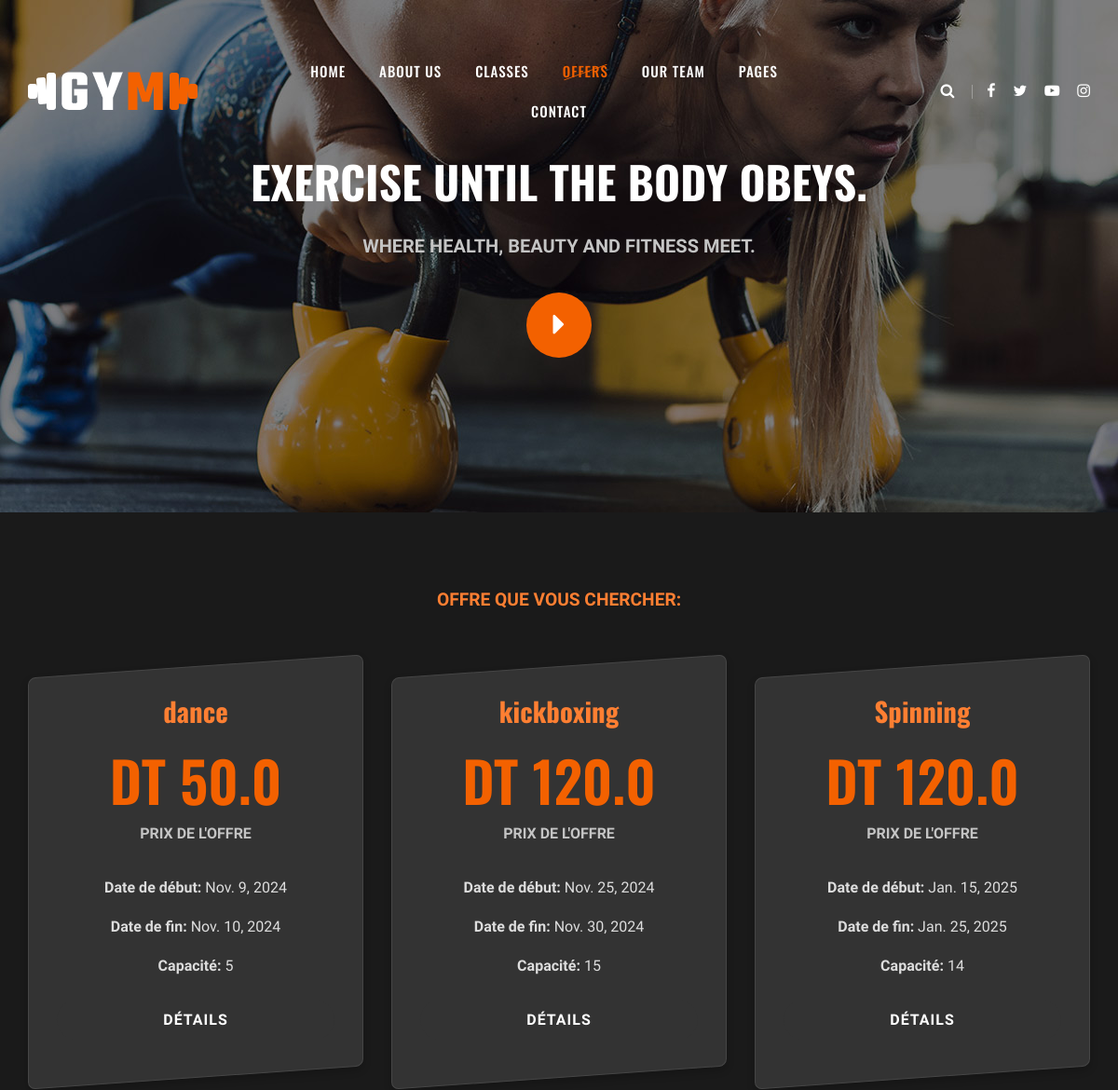
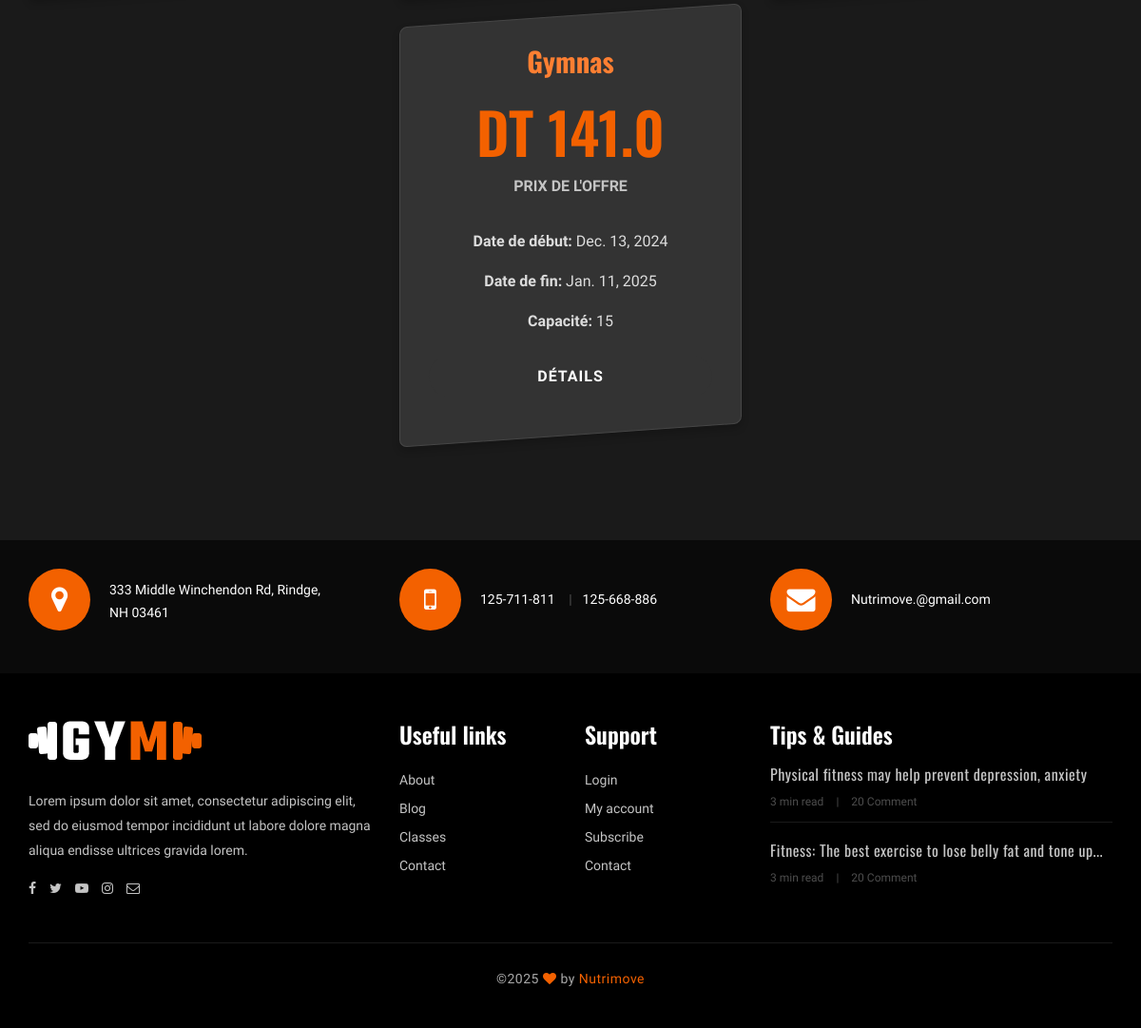
The app's page /offres/search/ with its own data (2 pictures, top to bottom).
### gestionOffres/models.py (models this page shows, shortened)
class offre(models.Model):
 titleOffre=models.CharField(max_length=255)
 program = models.FileField(
        upload_to='files/',
        validators=[FileExtensionValidator(allowed_extensions=['pdf', 'png', 'jpeg', 'jpg'])],
        error_messages={'invalid_extension': 'Le fichier doit être au format PDF, PNG, JPEG ou JPG.'}  # Correction ici
    )
 capacity=models.IntegerField(validators=[MaxValueValidator(limit_value=20,message="capacity must be under 20")])
 start_date=models.DateField()
 end_date=models.DateField()
 price=models.FloatField()
 coach_id=models.IntegerField()
 nutrisionist_id=models.IntegerField()
 category = models.CharField(max_length=50, choices=[('kids', 'Kids'), ('teens', 'Teens'), ('other', 'Other')])  # Assurez-vous que ce champ existe
 class meta:
    verbose_name_plural="offres"

### gestionOffres/views.py (the view)
# urls.py: path('search/', search_offres, name='search_offres'),
def search_offres(request):
    query = request.GET.get('q')  # Récupère la valeur du champ "q" dans l'URL
    if query:
        offres = offre.objects.filter(titleOffre__icontains=query)  # Recherche insensible à la casse
    else:
        offres = offre.objects.all()  # Si aucun mot-clé n'est saisi, affiche toutes les offres
    return render(request, 'search_offres.html', {'offres': offres, 'query': query})

### gestionOffres/Templates/search_offres.html (shortened to what this page needs)
{% load static %}
<!DOCTYPE html>
<html lang="en">
    <html lang="zxx">
    <head>
        {% load static %}
        <link rel="stylesheet" href="{% static 'css/bootstrap.min.css' %}">
        <link rel="stylesheet" href="{% static 'css/font-awesome.min.css' %}">
        <link rel="stylesheet" href="{% static 'css/flaticon.css' %}" type="text/css">
        <link rel="stylesheet" href="{% static 'css/owl.carousel.min.css' %}" type="text/css">
        <link rel="stylesheet" href="{% static 'css/barfiller.css' %}" type="text/css">
        <link rel="stylesheet" href="{% static 'css/magnific-popup.css' %}" type="text/css">
        <link rel="stylesheet" href="{% static 'css/slicknav.min.css' %}" type="text/css">
        <link rel="stylesheet" href="{% static 'css/style.css' %}" type="text/css">
</head>
<body>
    <header class="header-section">
        <div class="container-fluid">
            <div class="row">
                <div class="col-lg-3">
                    <div class="logo">
                        <a href="./index.html">
                            <img src="{% static 'img/logo.png' %}" alt="">
                        </a>
                    </div>
                </div>
                <div class="col-lg-6">
                    <nav class="nav-menu">
                        <ul>
                            <li><a href="./index.html">Home</a></li>
                            <li><a href="./about-us.html">About Us</a></li>
                            <li><a href="./classes.html">Classes</a></li>
                            <li class="active"><a href="./services.html">offers</a></li>
                            <li><a href="./team.html">Our Team</a></li>
                            <li><a href="#">Pages</a>
                            </li>
                            <li><a href="./contact.html">Contact</a></li>
                        </ul>
                    </nav>
                </div>
                <div class="col-lg-3">
                    <div class="top-option">
                        <div class="to-search search-switch">
                            <i class="fa fa-search"></i>
                        </div>
                        <div class="to-social">
                            <a href="#"><i class="fa fa-facebook"></i></a>
                            <a href="#"><i class="fa fa-twitter"></i></a>
                            <a href="#"><i class="fa fa-youtube-play"></i></a>
                            <a href="#"><i class="fa fa-instagram"></i></a>
                        </div>
                    </div>
                </div>
            </div>
        </div>
    </header>
<section class="banner-section set-bg" data-setbg="{% static 'img/banner-bg.jpg' %}">
    <div class="container">
        <div class="row">
            <div class="col-lg-12 text-center">
                <div class="bs-text service-banner">
                    <h2>Exercise until the body obeys.</h2>
                    <div class="bt-tips">Where health, beauty and fitness meet.</div>
                    <a href="https://www.youtube.com/watch?v=EzKkl64rRbM" class="play-btn video-popup">
                        <i class="fa fa-caret-right"></i>
                    </a>
                </div>
            </div>
        </div>
    </div>
</section>
<section class="pricing-section service-pricing spad">
    <div class="container">
        <div class="row">
            <div class="col-lg-12">
                <div class="section-title">
                    <span>Offre que vous chercher:</span>
                </div>
            </div>
        </div>
        <div class="row justify-content-center">
            {% if offres %}
                {% for c in offres %}
                <div class="col-lg-4 col-md-6">
                    <div class="ps-item">
                        <h3>{{ c.titleOffre }}</h3>
                        <div class="pi-price">
                            <h2>DT {{ c.price }}</h2>
                            <span>Prix de l'offre</span>
                        </div>
                        <ul>
                            <li><strong>Date de début:</strong> {{ c.start_date }}</li>
                            <li><strong>Date de fin:</strong> {{ c.end_date }}</li>
                            <li><strong>Capacité:</strong> {{ c.capacity }}</li>
                        </ul>
                        <a href="{% url 'detailoffre' c.id %}" class="primary-btn pricing-btn">Détails</a>
                    </div>
                </div>
                {% endfor %}
            {% else %}
                <div class="col-md-12">
                    <p>Aucune offre ne correspond à votre recherche.</p>
                </div>
            {% endif %}
        </div>
    </div>
</section>
<div class="gettouch-section">
    <div class="container">
        <div class="row">
            <div class="col-md-4">
                <div class="gt-text">
                    <i class="fa fa-map-marker"></i>
                    <p>333 Middle Winchendon Rd, Rindge,<br/> NH 03461</p>
                </div>
            </div>
            <div class="col-md-4">
                <div class="gt-text">
                    <i class="fa fa-mobile"></i>
                    <ul>
                        <li>125-711-811</li>
                        <li>125-668-886</li>
                    </ul>
                </div>
            </div>
            <div class="col-md-4">
                <div class="gt-text email">
                    <i class="fa fa-envelope"></i>
                    <p>Nutrimove.@gmail.com</p>
                </div>
            </div>
        </div>
    </div>
</div>
    <section class="footer-section">
        <div class="container">
            <div class="row">
                <div class="col-lg-4">
                    <div class="fs-about">
                        <div class="fa-logo">
                            <img src="{% static 'img/logo.png' %}" alt="">
                        </div>
                        <p>Lorem ipsum dolor sit amet, consectetur adipiscing elit, sed do eiusmod tempor incididunt ut
                            labore dolore magna aliqua endisse ultrices gravida lorem.</p>
                        <div class="fa-social">
                            <a href="#"><i class="fa fa-facebook"></i></a>
                            <a href="#"><i class="fa fa-twitter"></i></a>
                            <a href="#"><i class="fa fa-youtube-play"></i></a>
                            <a href="#"><i class="fa fa-instagram"></i></a>
                            <a href="#"><i class="fa  fa-envelope-o"></i></a>
                        </div>
                    </div>
                </div>
                <div class="col-lg-2 col-md-3 col-sm-6">
                    <div class="fs-widget">
                        <h4>Useful links</h4>
                        <ul>
                            <li><a href="#">About</a></li>
                            <li><a href="#">Blog</a></li>
                            <li><a href="#">Classes</a></li>
                            <li><a href="#">Contact</a></li>
                        </ul>
                    </div>
                </div>
                <div class="col-lg-2 col-md-3 col-sm-6">
                    <div class="fs-widget">
                        <h4>Support</h4>
                        <ul>
                            <li><a href="#">Login</a></li>
                            <li><a href="#">My account</a></li>
                            <li><a href="#">Subscribe</a></li>
                            <li><a href="#">Contact</a></li>
                        </ul>
                    </div>
                </div>
                <div class="col-lg-4 col-md-6">
                    <div class="fs-widget">
                        <h4>Tips & Guides</h4>
                        <div class="fw-recent">
                            <h6><a href="#">Physical fitness may help prevent depression, anxiety</a></h6>
                            <ul>
                                <li>3 min read</li>
                                <li>20 Comment</li>
                            </ul>
                        </div>
                        <div class="fw-recent">
                            <h6><a href="#">Fitness: The best exercise to lose belly fat and tone up...</a></h6>
                            <ul>
                                <li>3 min read</li>
                                <li>20 Comment</li>
                            </ul>
                        </div>
                    </div>
                </div>
            </div>
            <div class="row">
                <div class="col-lg-12 text-center">
                    <div class="copyright-text">
                        <p>
   &copy;<script>document.write(new Date().getFullYear());</script>  <i class="fa fa-heart" aria-hidden="true"></i> by <a href="https://colorlib.com" target="_blank">Nutrimove</a>
  </p>
                    </div>
                </div>
            </div>
        </div>
    </section>
</body>
</html>

### blog/static/css/barfiller.css (style rules this page uses)
body { font-family: Arial; }

### gestionOffres/Templates/search_offres.html (style rules this page uses)
.pricing-section { background-color: #1a1a1a; padding: 80px 0; }
.section-title { text-align: center; margin-bottom: 60px; }
.section-title span { color: #ff7f32; font-size: 1.2rem; font-weight: 600; }
.ps-item { background-color: #333; border-radius: 8px; box-shadow: 0px 4px 8px rgba(0, 0, 0, 0.2); padding: 30px; transition: transform 0.3s ease, box-shadow 0.3s ease; text-align: center; color: white; }
.ps-item h3 { font-size: 1.8rem; font-weight: 700; color: #ff7f32; margin-bottom: 20px; }
.pi-price h2 { font-size: 2rem; color: #ff7f32; }
.pi-price span { display: block; font-size: 1.2rem; color: #ddd; margin-top: 10px; }
.ps-item ul { list-style-type: none; padding: 0; margin-bottom: 20px; }
.ps-item ul li { font-size: 1rem; color: #ddd; margin-bottom: 10px; }
.primary-btn { background-color: #ff7f32; color: white; border-radius: 50px; padding: 12px 30px; font-size: 1rem; text-transform: uppercase; letter-spacing: 1px; transition: background-color 0.3s ease; margin-bottom: 10px; }

### records on screen
offre: titleOffre "dance", price "50.0", start_date "Nov. 9, 2024", end_date "Nov. 10, 2024", capacity "5"
offre: titleOffre "kickboxing", price "120.0", start_date "Nov. 25, 2024", end_date "Nov. 30, 2024", capacity "15"
offre: titleOffre "Spinning", price "120.0", start_date "Jan. 15, 2025", end_date "Jan. 25, 2025", capacity "14"
offre: titleOffre "Gymnas", price "141.0", start_date "Dec. 13, 2024", end_date "Jan. 11, 2025", capacity "15"
